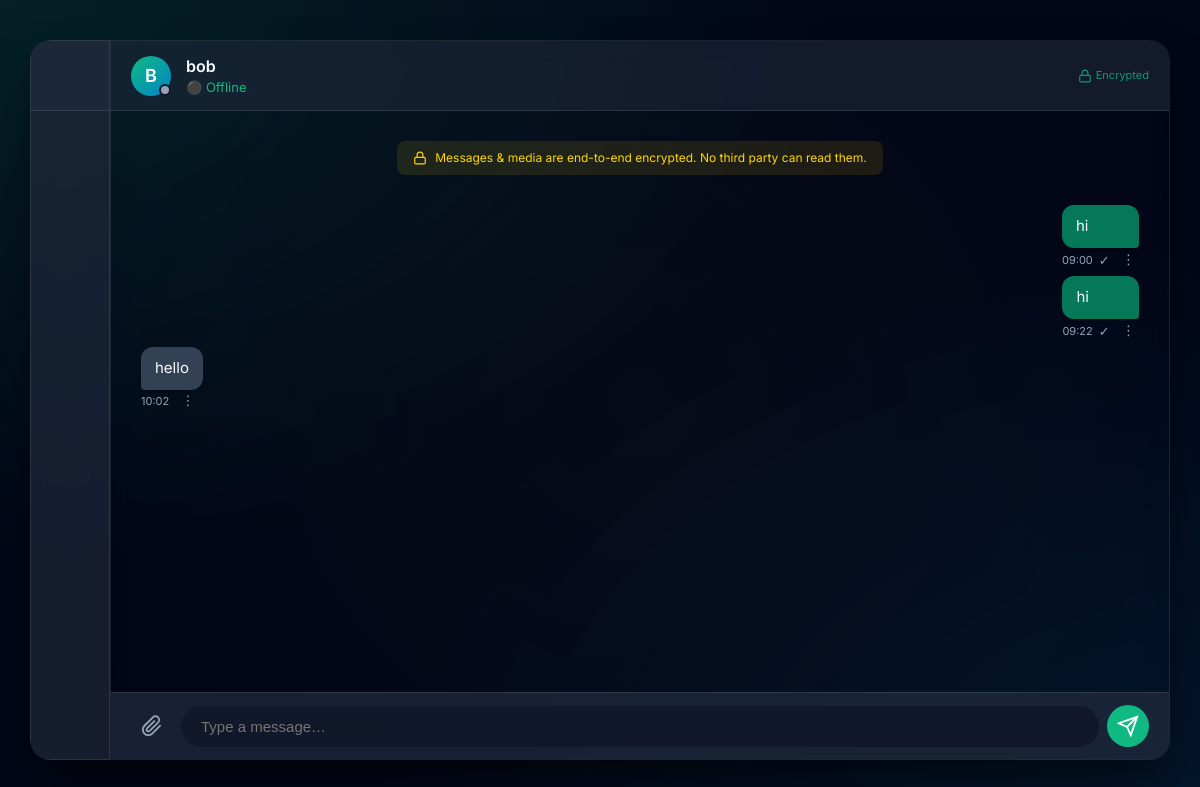
The app's page /chat/bob/ (signed in), older data.
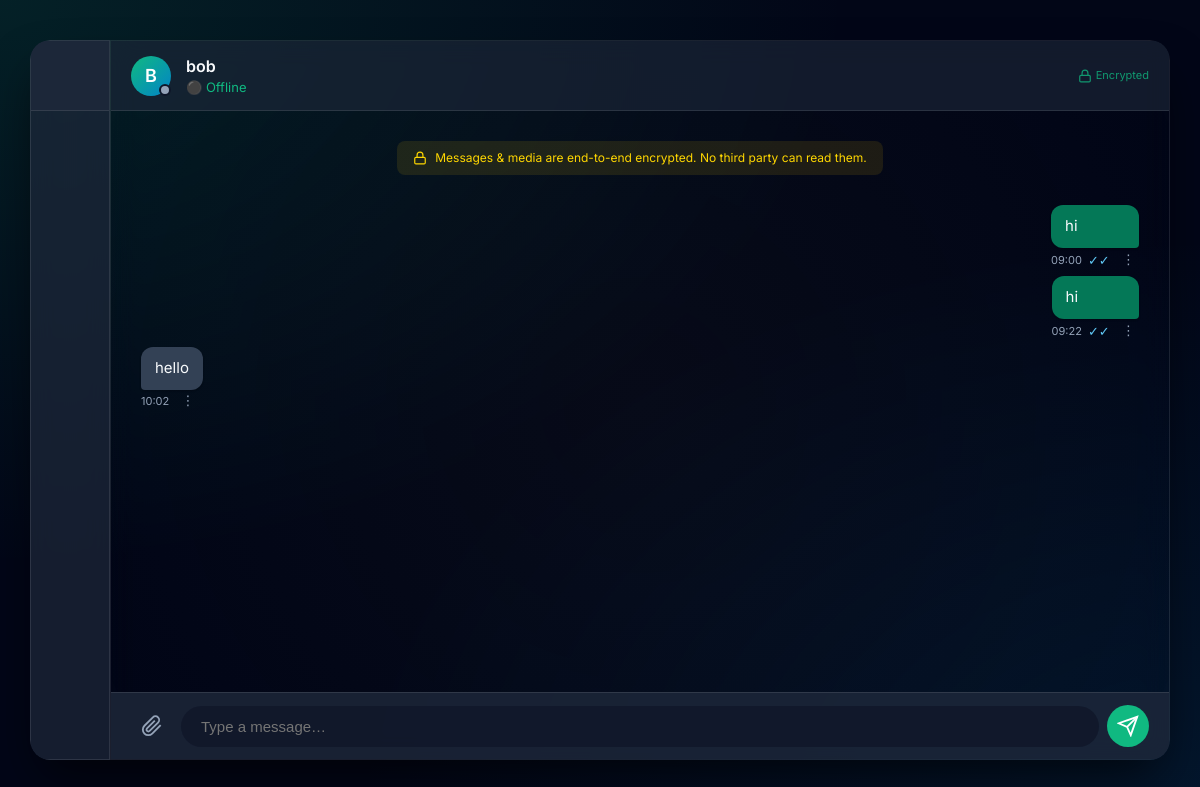
The same page, newer data.
### chat/models.py (models this page shows, shortened)
class Message(models.Model):
    sender    = models.ForeignKey(User, on_delete=models.CASCADE, related_name='sent_messages')
    receiver  = models.ForeignKey(User, on_delete=models.CASCADE, related_name='received_messages')
    room_name = models.CharField(max_length=255, db_index=True)
    encrypted_content = models.TextField(blank=True, default='')
    message_type = models.CharField(max_length=10, choices=MESSAGE_TYPES, default='text')
    timestamp    = models.DateTimeField(auto_now_add=True, db_index=True)
    status       = models.CharField(max_length=10, choices=MESSAGE_STATUS, default='sent')
    media_file     = models.FileField(upload_to='chat/media/', null=True, blank=True)
    media_filename = models.CharField(max_length=255, null=True, blank=True)
    media_size     = models.PositiveIntegerField(null=True, blank=True)    # bytes
    media_mime     = models.CharField(max_length=100, null=True, blank=True)
    media_aes_key   = models.TextField(null=True, blank=True)
    media_aes_nonce = models.TextField(null=True, blank=True)
    thumbnail = models.ImageField(upload_to='chat/thumbnails/', null=True, blank=True)
    deleted_by_sender = models.BooleanField(default=False)
    deleted_by_receiver = models.BooleanField(default=False)
    is_deleted_for_everyone = models.BooleanField(default=False)
    class Meta:
        ordering = ['timestamp']
    def get_content(self) -> str:
        if not self.encrypted_content:
            return ''
        return decrypt_message(self.encrypted_content)

### chat/views.py (the view, shortened to what this page needs)
# urls.py: path('chat/<str:username>/', views.chat_room_view, name='chat_room'),
@login_required
def chat_room_view(request, username):
    other_user = get_object_or_404(User, username=username)
    UserProfile.objects.get_or_create(user=request.user)
    other_profile, _ = UserProfile.objects.get_or_create(user=other_user)
    sorted_usernames = sorted([request.user.username, other_user.username])
    room_name = f"chat_{sorted_usernames[0]}_{sorted_usernames[1]}"
    db_messages = Message.objects.filter(room_name=room_name).order_by('timestamp')
    chat_history = []
    for msg in db_messages:
        if msg.sender == request.user and msg.deleted_by_sender:
            continue
        if msg.receiver == request.user and msg.deleted_by_receiver:
            continue
        entry = {
            'sender': msg.sender.username,
            'timestamp': msg.timestamp,
            'message_type': msg.message_type,
            'message_id': msg.id,
            'status': msg.status,
            'is_deleted_for_everyone': msg.is_deleted_for_everyone,
        }
        if msg.is_deleted_for_everyone:
            entry['message_type'] = 'text'
            entry['content'] = '🚫 This message was deleted'
            chat_history.append(entry)
            continue
        if msg.message_type == 'text':
            entry['content'] = msg.get_content()
        chat_history.append(entry)
    return render(request, 'chat/chat.html', {
        'other_user': other_user,
        'other_is_online': other_profile.is_online,
        'other_last_seen': other_profile.last_seen,
        'chat_history': chat_history,
    })

### chat/encryption.py (called while the page is built, shortened)
def get_fernet():
    global fernet
    return fernet

def decrypt_message(token: str) -> str:
    f = get_fernet()
    try:
        return f.decrypt(token.encode('utf-8')).decode('utf-8')
    except Exception as e:
        logger.error(f"Failed to decrypt message: {e}")
        return "[Decryption Error]"

### chat/templates/chat/chat.html (shortened to what this page needs)
{% extends 'chat/base.html' %}
{% load static %}
{% load humanize %}
{% block content %}
<div class="chat-layout">
    <div class="sidebar collapsed-sidebar glass-panel">
        <div class="sidebar-header">
        </div>
    </div>
    <div class="chat-area active-chat glass-panel">
        <div class="chat-header">
            <div class="chat-header-user">
                <div class="avatar header-avatar">
                    {{ other_user.username.0|upper }}
                    {% if other_is_online %}
                        <span id="header-status-dot" class="status-indicator online"></span>
                    {% else %}
                        <span id="header-status-dot" class="status-indicator offline"></span>
                    {% endif %}
                </div>
                <div class="header-info">
                    <h2>{{ other_user.username }}</h2>
                    <div class="status-text">
                        <span id="online-status">
                        </span>
                    </div>
                </div>
            </div>
            <div class="chat-header-actions">
                <div class="encryption-badge-small" title="End-to-end encrypted">
                    <svg width="14" height="14" viewBox="0 0 24 24" fill="none" stroke="currentColor" stroke-width="2">
                        <rect x="3" y="11" width="18" height="11" rx="2" ry="2"></rect>
                        <path d="M7 11V7a5 5 0 0 1 10 0v4"></path>
                    </svg>
                    <span style="font-size:11px;margin-left:4px">Encrypted</span>
                </div>
            </div>
        </div>
        <div class="messages-container" id="chat-messages">
            <div class="e2e-notice">
                <svg width="14" height="14" viewBox="0 0 24 24" fill="none" stroke="currentColor" stroke-width="2">
                    <rect x="3" y="11" width="18" height="11" rx="2" ry="2"></rect>
                    <path d="M7 11V7a5 5 0 0 1 10 0v4"></path>
                </svg>
                Messages &amp; media are end-to-end encrypted. No third party can read them.
            </div>
            {% for msg in chat_history %}
                {% if msg.sender == request.user.username %}
                    <div class="message sent" data-msg-id="{{ msg.message_id }}">
                {% else %}
                    <div class="message received" data-msg-id="{{ msg.message_id }}">
                {% endif %}
                    {% if msg.message_type == 'text' %}
                        <div class="message-bubble {% if msg.is_deleted_for_everyone %}msg-deleted-text{% endif %}">{{ msg.content }}</div>
                    {% endif %}
                    <div class="message-meta">
                        {{ msg.timestamp|time:"H:i" }}
                        {% if msg.sender == request.user.username %}
                            <span class="tick {{ msg.status }}" data-msg-id="{{ msg.message_id }}">
                                {% if msg.status == 'seen' %}✓✓{% elif msg.status == 'delivered' %}✓✓{% else %}✓{% endif %}
                            </span>
                        {% endif %}
                        {% if not msg.is_deleted_for_everyone %}
                        <div class="msg-dropdown">
                            <button class="msg-dropdown-btn" onclick="toggleDropdown(this)">⋮</button>
                        </div>
                        {% endif %}
                    </div>
                </div>
            {% endfor %}
        </div>
        <div class="chat-input-area">
            <div class="fab-menu">
                <button class="icon-btn" id="fab-btn" title="Attach file">
                    <svg width="22" height="22" viewBox="0 0 24 24" fill="none" stroke="currentColor" stroke-width="2">
                        <path d="M21.44 11.05l-9.19 9.19a6 6 0 0 1-8.49-8.49l9.19-9.19a4 4 0 0 1 5.66 5.66l-9.2 9.19a2 2 0 0 1-2.83-2.83l8.49-8.48"></path>
                    </svg>
                </button>
            </div>
            <div id="input-row" style="display:flex;flex:1;align-items:center;gap:8px">
                <input type="text" id="chat-message-input" placeholder="Type a message…" autocomplete="off">
                <button class="icon-btn send-btn" id="chat-message-submit" title="Send">
                    <svg width="22" height="22" viewBox="0 0 24 24" fill="none" stroke="currentColor" stroke-width="2">
                        <line x1="22" y1="2" x2="11" y2="13"></line>
                        <polygon points="22 2 15 22 11 13 2 9 22 2"></polygon>
                    </svg>
                </button>
            </div>
        </div>
    </div>
</div>
{% endblock %}

### chat/templates/chat/base.html (shortened to what this page needs)
<!DOCTYPE html>
<html lang="en">
<head>
    {% load static %}
    <link rel="stylesheet" href="{% static 'chat/css/style.css' %}">
</head>
<body>
    <div class="app-container">
        {% block content %}{% endblock %}
    </div>
</body>
</html>

Row changes from the older to the newer data that the page shows:
changed Message (number 1 of 3 on the later page): status "sent" → "seen" (drawn)
changed Message (number 2 of 3 on the later page): status "sent" → "seen" (drawn)
